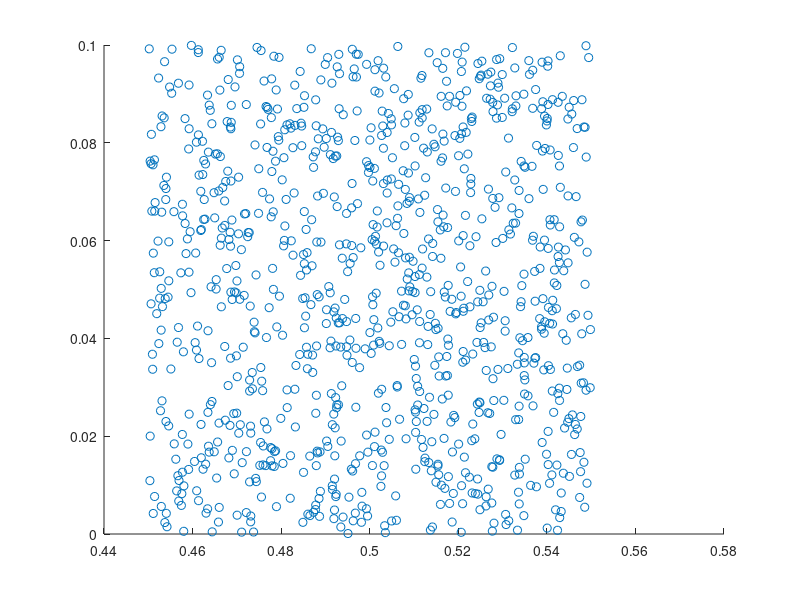

Source code (MATLAB): (Note: this script raises an error after producing the figure.)
%% Simulation of billiards on triangle
% Initial conditions
num_points = 1000;
t_total = 0.9;
theta = pi/2 - 0.01;
dtheta = 0;

x_i = zeros(num_points, 1);
y_i = zeros(num_points, 1);

square_width = 0.1;
square_center_x = 0.5;
square_center_y = 0.05;

% Randomly generate points in square 
for i = 1:num_points
    x_i(i) = square_center_x - (square_width / 2) + square_width * rand();
    y_i(i) = square_center_y - (square_width / 2) + square_width * rand();
end

scatter(x_i, y_i)

% Randomly generate theta
theta_i = zeros(num_points, 1);

for i = 1:num_points
    theta_i(i) = theta - dtheta + 2 * dtheta * rand();
end


%% Find endpoint after billiards
x_f = zeros(num_points, 1);
y_f = zeros(num_points, 1);

for i = 1:num_points
    [x_f(i), y_f(i)] = billiards(x_i(i), y_i(i), theta_i(i), t_total);
end

%% Plot
figure(1)
scatter(x_f, y_f, '.')
xlim([0, 1])
ylim([0, sqrt(3)/2])
daspect([1 1 1])
hold on
    
% Plot boundary
plot([0, 1], [0, 0], 'LineWidth', 1, 'Color', 'black')
plot([1, 1/2], [0, sqrt(3) / 2], 'LineWidth', 1, 'Color', 'black')
plot([0, 1/2], [0, sqrt(3) / 2], 'LineWidth', 1, 'Color', 'black')

%% Functions
function [x_end, y_end] = billiards(x_0, y_0, theta, t_total)
    % Set variables
    x = [x_0];
    y = [y_0];
    
    hits = 0;
    t_traveled = 0;
    t_penultimate = 0;
    theta_penultimate = 0;
    
    while (t_traveled <= t_total)
        t_penultimate = t_traveled;
        theta_penultimate = theta;
        t_next = Inf;
        hits = hits + 1;
        
        % Compute time of collision at each wall
        [x_bottom, y_bottom, theta_bottom, t_bottom] = bottom(x(hits), y(hits), theta);
        [x_right, y_right, theta_right, t_right] = right(x(hits), y(hits), theta);
        [x_left, y_left, theta_left, t_left] = left(x(hits), y(hits), theta);
    
        % Determine which collision occurs
        if (t_bottom > 1e-8)
            t_next = t_bottom;
            x(hits + 1) = x_bottom; % Record x corrdinate of collision site
            y(hits + 1) = y_bottom; % Record y corrdinate of collision site
            theta = theta_bottom; % update angle
        end
        if (t_right > 1e-8 && t_right < t_next)
            t_next = t_right;
            x(hits + 1) = x_right;
            y(hits + 1) = y_right;
            theta = theta_right;
        end
        if (t_left > 1e-8 && t_left < t_next)
            t_next = t_left;
            x(hits + 1) = x_left;
            y(hits + 1) = y_left;
            theta = theta_left;
        end
    
        t_traveled = t_traveled + t_next; % update time traveled
    end
    %% Compute end point
    
    % Remove last collision
    x = x(1:(end-1));
    y = y(1:(end-1));
    
    % Compute time left
    t_remaining = t_total - t_penultimate;
    
    % Compute end location
    x_end = x(hits) + t_remaining * cos(theta_penultimate);
    y_end = y(hits) + t_remaining * sin(theta_penultimate);
    
end

% Reflection off bottom line
function [x_f, y_f, theta_f, t_hit] = bottom(x_i, y_i, theta_i)
    t_hit = -y_i / sin(theta_i);
    x_f = x_i + t_hit * cos(theta_i);
    y_f = y_i + t_hit * sin(theta_i);
    theta_f = 2 * pi - theta_i;
end

% Reflection off left side
function [x_f, y_f, theta_f, t_hit] = left(x_i, y_i, theta_i)
    t_hit = (sqrt(3) * x_i - y_i) / (sin(theta_i) - sqrt(3) * cos(theta_i));
    x_f = x_i + t_hit * cos(theta_i);
    y_f = y_i + t_hit * sin(theta_i);
    theta_f = (2 * pi / 3) - theta_i;
    %fprintf([num2str(t_hit) ' '  num2str(x_i) ' ' num2str(y_i) ' ' num2str(theta_i) ' \n'])
end

% Reflection off right side
function [x_f, y_f, theta_f, t_hit] = right(x_i, y_i, theta_i)
    t_hit = (-sqrt(3) * (x_i - 1) - y_i) / (sin(theta_i) + sqrt(3) * cos(theta_i));
    x_f = x_i + t_hit * cos(theta_i);
    y_f = y_i + t_hit * sin(theta_i);
    theta_f = (4 * pi / 3) - theta_i;
end

